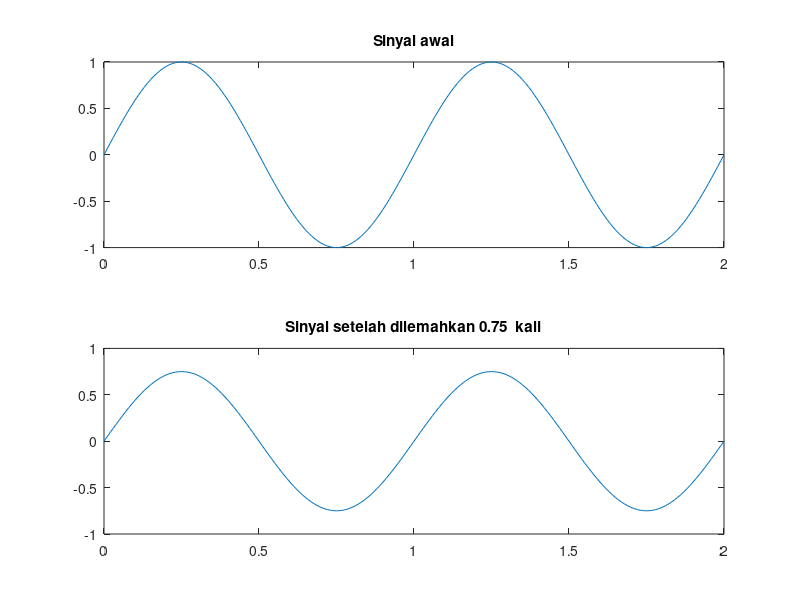

Here is the MATLAB script that generated this plot:
clc
% sinyal awal
T = 100;
t = 0:1/T:2;
f1 = 1;
y1 = sin(2*pi*t);

% sinyal setelah pelemahan
a = 0.75; % nilai a harus < 1
y1_att = a*sin(2*pi*t);

% 1st plot
subplot(2,1,1);
plot(t, y1);
title('Sinyal awal');

% 2nd plot
subplot(2,1,2);
plot(t, y1_att);
ylim([min(y1), max(y1)]);
title(['Sinyal setelah dilemahkan ', num2str(a), '  kali']);

% filename = 'att_075.jpg';
% saveas(gcf, filename)